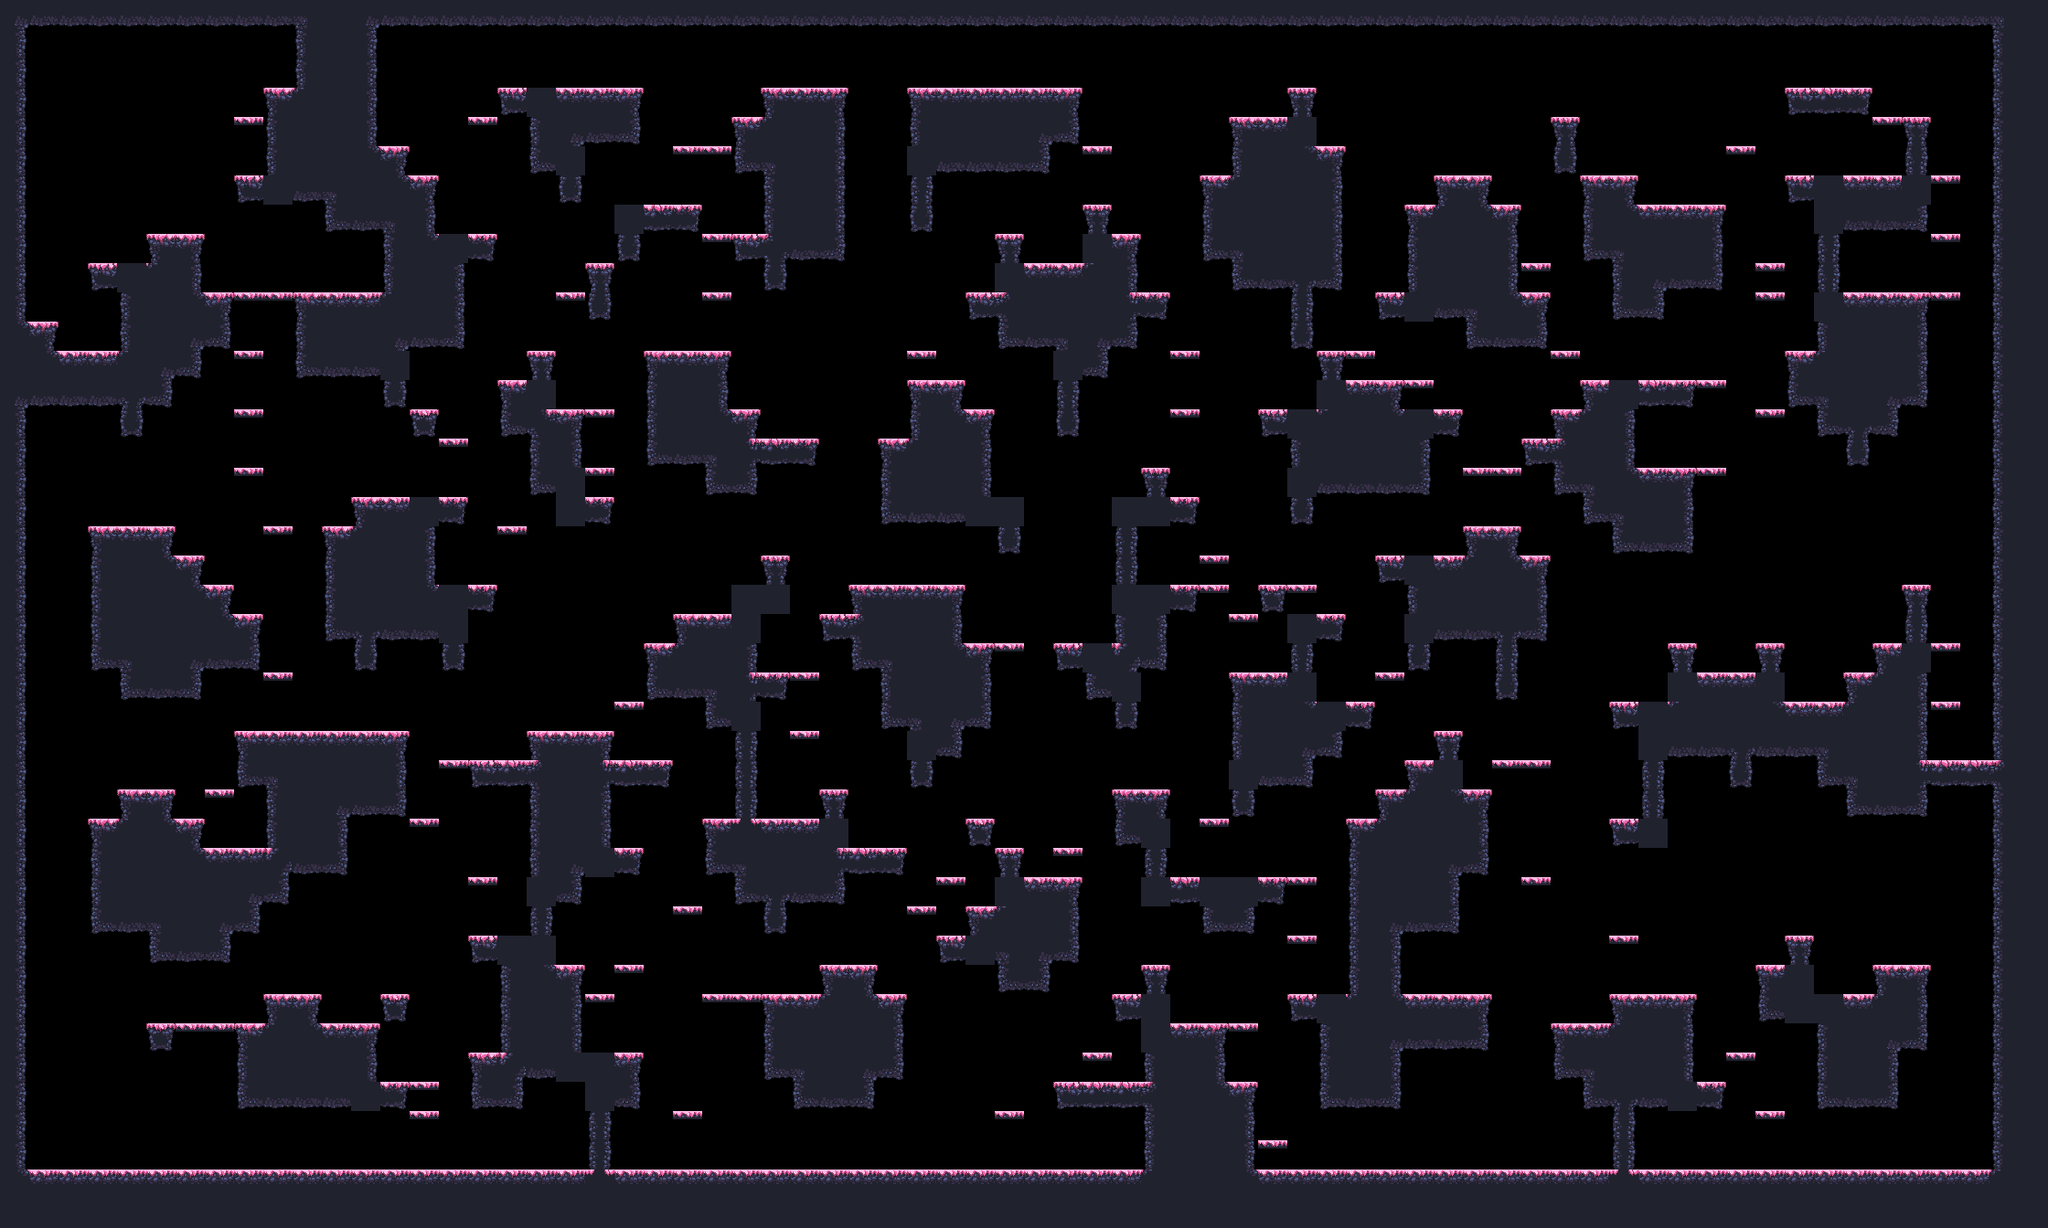

Tiled map render using the project's own tile images. Description and the map definition, with tile-layer contents summarised, below:
An orthogonal 70x42 tile map with 32x32 px tiles, 1 tile layer (main) and 17 objects (9x spawn, spawnPlayer0, spawnCrown0, spawnPlayer1, spawnCrown1, ...).

<map compressionlevel="0" height="42" infinite="0" nextlayerid="3" nextobjectid="4" orientation="orthogonal" renderorder="right-down" tiledversion="1.3.2" tileheight="32" tilewidth="32" version="1.2" width="70">
 <tileset firstgid="1" source="forest_spring_tile_set.tsx" />
 <layer height="42" id="1" name="main" width="70">
  <data>[2940 cells, 1277 non-empty, 28 distinct tile ids]</data>
 </layer>
 <objectgroup id="2" name="objects"><object id="1" name="spawnPlayer0" x="192" y="208.0" /><object id="2" name="spawnCrown0" x="160" y="208.0" /><object id="3" name="spawnPlayer1" x="1856" y="176.0" /><object id="4" name="spawnCrown1" x="1856" y="176.0" /><object id="5" name="spawnPlayer2" x="128" y="1232.0" /><object id="6" name="spawnCrown2" x="64" y="1232.0" /><object id="7" name="spawnPlayer3" x="1952" y="1232.0" /><object id="8" name="spawnCrown3" x="2144" y="1232.0" /><object id="9" name="spawn" x="160" y="528.0" /><object id="10" name="spawn" x="224" y="1232.0" /><object id="11" name="spawn" x="1696" y="1232.0" /><object id="12" name="spawn" x="96" y="1232.0" /><object id="13" name="spawn" x="544" y="592.0" /><object id="14" name="spawn" x="1088" y="656.0" /><object id="15" name="spawn" x="1344" y="688.0" /><object id="16" name="spawn" x="1600" y="752.0" /><object id="17" name="spawn" x="608" y="1232.0" /></objectgroup></map>
